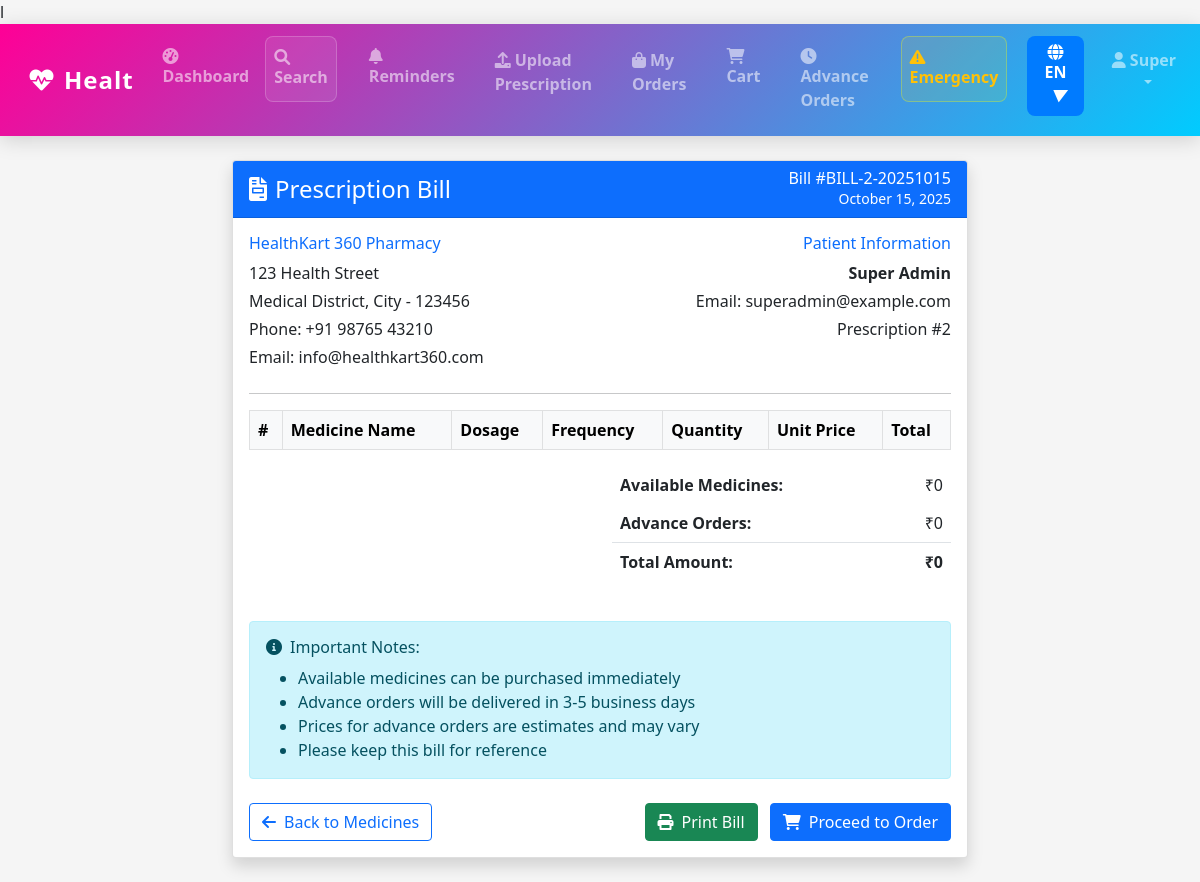
Page /en/orders/prescription/2/bill/ (signed in) on the committed database.
### users/models.py (models this page shows, shortened)
class User(AbstractUser):
    LANGUAGE_CHOICES = [
        ('en', 'English'),
        ('hi', 'Hindi'),
        ('mr', 'Marathi'),
    ]
    phone_number = models.CharField(max_length=15, unique=True)
    preferred_language = models.CharField(max_length=2, choices=LANGUAGE_CHOICES, default='en')
    profile_picture = models.ImageField(upload_to='profile_pictures/', null=True, blank=True)
    is_pharmacist = models.BooleanField(default=False)
    pharmacy = models.ForeignKey('pharmacy.Pharmacy', on_delete=models.SET_NULL, null=True, blank=True, related_name='pharmacists')
    created_at = models.DateTimeField(auto_now_add=True)
    updated_at = models.DateTimeField(auto_now=True)

### orders/models.py (models this page shows, shortened)
class Prescription(models.Model):
    STATUS_CHOICES = [
        ('uploaded', _('Uploaded')),
        ('processing', _('Processing')),
        ('processed', _('Processed')),
        ('verified', _('Verified')),
        ('failed', _('Failed')),
    ]
    user = models.ForeignKey(User, on_delete=models.CASCADE)
    image = models.ImageField(upload_to='prescriptions/')
    status = models.CharField(max_length=20, choices=STATUS_CHOICES, default='uploaded')
    extracted_text = models.TextField(blank=True)
    notes = models.TextField(blank=True)
    verification_code = models.CharField(max_length=6, blank=True, null=True)
    is_verified = models.BooleanField(default=False)
    created_at = models.DateTimeField(auto_now_add=True)
    processed_at = models.DateTimeField(null=True, blank=True)

### orders/views.py (the view)
# urls.py: path('prescription/<int:prescription_id>/bill/', views.generate_bill, name='generate_bill'),
@login_required
def generate_bill(request, prescription_id):
    prescription = get_object_or_404(Prescription, id=prescription_id, user=request.user)
    prescription_medicines = prescription.medicines.all()
    available_total = 0
    unavailable_total = 0
    for medicine in prescription_medicines:
        if medicine.is_available and medicine.matched_medicine:
            available_total += medicine.matched_medicine.price * medicine.quantity_required
        else:
            unavailable_total += 50 * medicine.quantity_required  # Default ₹50 per unit
    context = {
        'prescription': prescription,
        'prescription_medicines': prescription_medicines,
        'available_total': available_total,
        'unavailable_total': unavailable_total,
        'total_amount': available_total + unavailable_total,
        'bill_number': f"BILL-{prescription.id}-{timezone.now().strftime('%Y%m%d')}",
        'bill_date': timezone.now().date(),
    }
    return render(request, 'orders/bill.html', context)

### core/context_processors.py (called while the page is built)
def language_info(request):
    try:
        return {
            'LANGUAGE_CODE': translation.get_language(),
            'LANGUAGES': settings.LANGUAGES,
            'CURRENT_LANGUAGE': dict(settings.LANGUAGES).get(translation.get_language(), 'English'),
        }
    except Exception as e:
        print(f"Context processor error: {e}")
        return {
            'LANGUAGE_CODE': 'en',
            'LANGUAGES': settings.LANGUAGES,
            'CURRENT_LANGUAGE': 'English',
        }

### orders/models.py (called while the page is built)
    @property
    def item_count(self):
        return self.items.count()

### orders/services.py (called while the page is built)
    @staticmethod
    def get_or_create_cart(user):
        from .models import Cart
        cart, created = Cart.objects.get_or_create(user=user)
        return cart

### orders/templatetags/order_filters.py (called while the page is built)
@register.simple_tag
def get_cart_count(user):
    if user.is_authenticated:
        try:
            cart = CartService.get_or_create_cart(user)
            return cart.item_count
        except:
            return 0
    return 0

### templates/orders/bill.html (shortened to what this page needs)
l {% extends 'base.html' %}
{% load static %}
{% load order_filters %}
{% block content %}
<div class="container py-4">
    <div class="row justify-content-center">
        <div class="col-lg-8">
            <div class="card shadow">
                <div class="card-header bg-primary text-white">
                    <div class="d-flex justify-content-between align-items-center">
                        <h4 class="mb-0">
                            <i class="fas fa-file-invoice me-2"></i>Prescription Bill
                        </h4>
                        <div class="text-end">
                            <h6 class="mb-0">Bill #{{ bill_number }}</h6>
                            <small>{{ bill_date|date:"F d, Y" }}</small>
                        </div>
                    </div>
                </div>
                <div class="card-body">
                    <div class="row mb-4">
                        <div class="col-6">
                            <h6 class="text-primary">HealthKart 360 Pharmacy</h6>
                            <p class="mb-1">123 Health Street</p>
                            <p class="mb-1">Medical District, City - 123456</p>
                            <p class="mb-1">Phone: +91 98765 43210</p>
                            <p class="mb-0">Email: info@healthkart360.com</p>
                        </div>
                        <div class="col-6 text-end">
                            <h6 class="text-primary">Patient Information</h6>
                            <p class="mb-1"><strong>{{ prescription.user.first_name }} {{ prescription.user.last_name }}</strong></p>
                            <p class="mb-1">Email: {{ prescription.user.email }}</p>
                            <p class="mb-0">Prescription #{{ prescription.id }}</p>
                        </div>
                    </div>
                    <hr>
                    <div class="table-responsive">
                        <table class="table table-bordered">
                            <thead class="table-light">
                                <tr>
                                    <th>#</th>
                                    <th>Medicine Name</th>
                                    <th>Dosage</th>
                                    <th>Frequency</th>
                                    <th>Quantity</th>
                                    <th>Unit Price</th>
                                    <th>Total</th>
                                </tr>
                            </thead>
                        </table>
                    </div>
                    <div class="row">
                        <div class="col-md-6 offset-md-6">
                            <table class="table table-borderless">
                                <tr>
                                    <td><strong>Available Medicines:</strong></td>
                                    <td class="text-end">₹{{ available_total }}</td>
                                </tr>
                                <tr>
                                    <td><strong>Advance Orders:</strong></td>
                                    <td class="text-end">₹{{ unavailable_total }}</td>
                                </tr>
                                <tr class="border-top">
                                    <td><strong>Total Amount:</strong></td>
                                    <td class="text-end"><strong>₹{{ total_amount }}</strong></td>
                                </tr>
                            </table>
                        </div>
                    </div>
                    <div class="alert alert-info mt-4">
                        <h6><i class="fas fa-info-circle me-2"></i>Important Notes:</h6>
                        <ul class="mb-0">
                            <li>Available medicines can be purchased immediately</li>
                            <li>Advance orders will be delivered in 3-5 business days</li>
                            <li>Prices for advance orders are estimates and may vary</li>
                            <li>Please keep this bill for reference</li>
                        </ul>
                    </div>
                    <div class="d-flex justify-content-between mt-4">
                        <a href="{% url 'orders:prescription_medicines' prescription.id %}" class="btn btn-outline-primary">
                            <i class="fas fa-arrow-left me-2"></i>Back to Medicines
                        </a>
                        <div>
                            <button onclick="window.print()" class="btn btn-success me-2">
                                <i class="fas fa-print me-2"></i>Print Bill
                            </button>
                            <a href="{% url 'orders:prescription_medicines' prescription.id %}" class="btn btn-primary">
                                <i class="fas fa-shopping-cart me-2"></i>Proceed to Order
                            </a>
                        </div>
                    </div>
                </div>
            </div>
        </div>
    </div>
</div>
{% endblock %}

### templates/base.html (shortened to what this page needs)
{% load i18n %}
{% load static %}
<!DOCTYPE html>
<html lang="{{ LANGUAGE_CODE }}">
<head>
    <link href="https://cdn.jsdelivr.net/npm/bootstrap@5.1.3/dist/css/bootstrap.min.css" rel="stylesheet">
    <link href="https://cdnjs.cloudflare.com/ajax/libs/font-awesome/6.0.0/css/all.min.css" rel="stylesheet">
</head>
<body style="background:whitesmoke;">
    <nav class="navbar navbar-expand-lg navbar-dark sticky-top"
     style="background: linear-gradient(135deg, rgb(255, 0, 150), rgb(0, 204, 255));">
        <div class="container-fluid">
            <a class="navbar-brand fw-bold" href="{% url 'core:home' %}">
                <i class="fas fa-heartbeat me-2"></i>{% trans "HealthBridge 360" %}
            </a>
            <div class="collapse navbar-collapse" id="navbarNav">
                <ul class="navbar-nav ms-auto">
                    {% if user.is_authenticated %}
                        <li class="nav-item">
                            <a class="nav-link" href="{% url 'core:dashboard' %}">
                                <i class="fas fa-tachometer-alt me-1"></i>{% trans "Dashboard" %}
                            </a>
                        </li>
                        <li class="nav-item me-3">
                            <a class="nav-link" href="{% url 'core:search' %}">
                                <i class="fas fa-search me-1"></i>{% trans "Search" %}
                            </a>
                        </li>
                        {% if not user.is_pharmacist %}
                        <li class="nav-item me-3">
                            <a class="nav-link" href="{% url 'reminders:list' %}">
                                <i class="fas fa-bell me-1"></i>{% trans "Reminders" %}
                            </a>
                        </li>
                        <li class="nav-item me-3">
                            <a class="nav-link" href="{% url 'orders:upload_prescription' %}">
                                <i class="fas fa-upload me-1"></i>{% trans "Upload Prescription" %}
                            </a>
                        </li>
                        <li class="nav-item me-3">
                            <a class="nav-link" href="{% url 'orders:my_orders' %}">
                                <i class="fas fa-shopping-bag me-1"></i>{% trans "My Orders" %}
                            </a>
                        </li>
                        <li class="nav-item me-3">
                            <a class="nav-link position-relative" href="{% url 'orders:view_cart' %}">
                                <i class="fas fa-shopping-cart me-1"></i>{% trans "Cart" %}
                                {% if user.is_authenticated %}
                                    {% load order_filters %}
                                    {% get_cart_count user as cart_count %}
                                {% endif %}
                            </a>
                        </li>
                        <li class="nav-item me-3">
                            <a class="nav-link" href="{% url 'orders:advance_orders' %}">
                                <i class="fas fa-clock me-1"></i>{% trans "Advance Orders" %}
                            </a>
                        </li>
                        {% endif %}
                        <li class="nav-item me-3">
                            <a class="nav-link text-warning" href="{% url 'core:emergency' %}">
                                <i class="fas fa-exclamation-triangle me-1"></i>{% trans "Emergency" %}
                            </a>
                        </li>
                        <li class="nav-item me-3 language-nav-item" style="position: relative; z-index: 1060;">
                            {% include 'components/language_switcher.html' %}
                        </li>
                        <li class="nav-item dropdown">
                            <a class="nav-link dropdown-toggle" href="#" id="navbarDropdown" role="button" data-bs-toggle="dropdown">
                                <i class="fas fa-user me-1"></i>{{ user.first_name }}
                            </a>
                        </li>
                    {% endif %}
                </ul>
            </div>
        </div>
    </nav>
    <main class="container-fluid px-0">
        {% block content %}
        {% endblock %}
    </main>
    <script src="{% load static %}{% static 'js/main.js' %}"></script>
</body>
</html>

### templates/base.html (style rules this page uses)
nav.navbar { background: linear-gradient(135deg, rgb(255, 0, 150), rgb(0, 204, 255)); transition: all 0.4s cubic-bezier(0.25, 0.46, 0.45, 0.94); box-shadow: 0 4px 20px rgba(0,0,0,0.15); position: sticky; top: 0; z-index: 1030; padding: 12px 0; }
.navbar-brand { font-weight: 700; font-size: 1.5rem; letter-spacing: 1px; transition: all 0.4s cubic-bezier(0.25, 0.46, 0.45, 0.94); padding: 10px 16px; border-radius: 12px; position: relative; overflow: hidden; }
.navbar-brand::before { content: ''; position: absolute; top: 0; left: -100%; width: 100%; height: 100%; background: linear-gradient(90deg, transparent, rgba(255, 255, 255, 0.2), transparent); transition: left 0.5s ease; }
.navbar-brand i { transition: all 0.4s cubic-bezier(0.68, -0.55, 0.265, 1.55); display: inline-block; }
.navbar-nav .nav-link { font-weight: 600; font-size: 1rem; color: #f8f9fa; position: relative; transition: all 0.3s cubic-bezier(0.25, 0.46, 0.45, 0.94); padding: 12px 18px; margin: 0 4px; border-radius: 8px; overflow: hidden; }
.navbar-nav .nav-link::before { content: ''; position: absolute; top: 0; left: -100%; width: 100%; height: 100%; background: linear-gradient(90deg, transparent, rgba(255, 102, 204, 0.2), transparent); transition: left 0.4s ease; }
.navbar-nav .nav-link::after { content: ''; position: absolute; width: 0%; height: 3px; bottom: 0; left: 50%; background: linear-gradient(90deg, #ff66cc, #ff3366); transition: all 0.3s ease; transform: translateX(-50%); }
.navbar-nav .nav-link[href*="search"] { background: rgba(255, 255, 255, 0.08); border: 1px solid rgba(255, 255, 255, 0.2); position: relative; }
.navbar-nav .nav-link[href*="search"]::before { background: linear-gradient(45deg, rgba(255, 102, 204, 0.3), rgba(0, 204, 255, 0.3)); }
.navbar-nav .nav-link[href*="emergency"] { background: rgba(255, 255, 0, 0.1); border: 1px solid rgba(255, 255, 0, 0.3); animation: emergencyPulse 2s infinite; position: relative; }
.nav-item.dropdown, .nav-item.dropdown > a.nav-link.dropdown-toggle { pointer-events: auto !important; cursor: pointer !important; user-select: none; }
.nav-item.dropdown { position: relative !important; }
.language-nav-item { pointer-events: auto !important; }
nav.navbar { overflow: visible !important; }
.navbar-collapse { overflow: visible !important; }
html { scroll-behavior: smooth; }

### rows in the picture
User: first_name "Super"
Prescription: user.first_name "Super", user.last_name "Admin", user.email "superadmin@example.com", id "2"

### other values in the picture
{{ CURRENT_LANGUAGE|slice:":2"|upper }} "EN"
{{ available_total }} "0"
{{ unavailable_total }} "0"
{{ total_amount }} "0"
